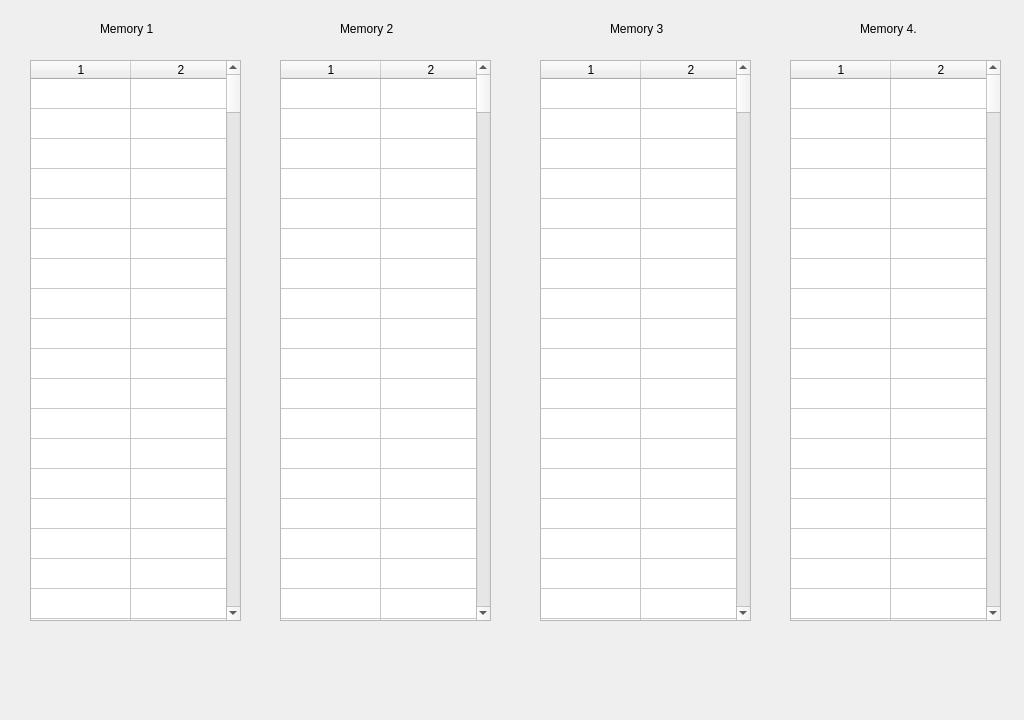
<?xml version="1.0" encoding="UTF-8"?>
<ui version="4.0">
 <class>MemoryView</class>
 <widget class="QDialog" name="MemoryView">
  <property name="geometry">
   <rect>
    <x>0</x>
    <y>0</y>
    <width>1024</width>
    <height>720</height>
   </rect>
  </property>
  <property name="windowTitle">
   <string>Dialog</string>
  </property>
  <widget class="QTableWidget" name="tableMem1">
   <property name="geometry">
    <rect>
     <x>30</x>
     <y>60</y>
     <width>211</width>
     <height>561</height>
    </rect>
   </property>
   <property name="horizontalScrollBarPolicy">
    <enum>Qt::ScrollBarAlwaysOff</enum>
   </property>
   <property name="rowCount">
    <number>256</number>
   </property>
   <property name="columnCount">
    <number>2</number>
   </property>
   <attribute name="verticalHeaderVisible">
    <bool>false</bool>
   </attribute>
   <row/>
   <row/>
   <row/>
   <row/>
   <row/>
   <row/>
   <row/>
   <row/>
   <row/>
   <row/>
   <row/>
   <row/>
   <row/>
   <row/>
   <row/>
   <row/>
   <row/>
   <row/>
   <row/>
   <row/>
   <row/>
   <row/>
   <row/>
   <row/>
   <row/>
   <row/>
   <row/>
   <row/>
   <row/>
   <row/>
   <row/>
   <row/>
   <row/>
   <row/>
   <row/>
   <row/>
   <row/>
   <row/>
   <row/>
   <row/>
   <row/>
   <row/>
   <row/>
   <row/>
   <row/>
   <row/>
   <row/>
   <row/>
   <row/>
   <row/>
   <row/>
   <row/>
   <row/>
   <row/>
   <row/>
   <row/>
   <row/>
   <row/>
   <row/>
   <row/>
   <row/>
   <row/>
   <row/>
   <row/>
   <row/>
   <row/>
   <row/>
   <row/>
   <row/>
   <row/>
   <row/>
   <row/>
   <row/>
   <row/>
   <row/>
   <row/>
   <row/>
   <row/>
   <row/>
   <row/>
   <row/>
   <row/>
   <row/>
   <row/>
   <row/>
   <row/>
   <row/>
   <row/>
   <row/>
   <row/>
   <row/>
   <row/>
   <row/>
   <row/>
   <row/>
   <row/>
   <row/>
   <row/>
   <row/>
   <row/>
   <row/>
   <row/>
   <row/>
   <row/>
   <row/>
   <row/>
   <row/>
   <row/>
   <row/>
   <row/>
   <row/>
   <row/>
   <row/>
   <row/>
   <row/>
   <row/>
   <row/>
   <row/>
   <row/>
   <row/>
   <row/>
   <row/>
   <row/>
   <row/>
   <row/>
   <row/>
   <row/>
   <row/>
   <row/>
   <row/>
   <row/>
   <row/>
   <row/>
   <row/>
   <row/>
   <row/>
   <row/>
   <row/>
   <row/>
   <row/>
   <row/>
   <row/>
   <row/>
   <row/>
   <row/>
   <row/>
   <row/>
   <row/>
   <row/>
   <row/>
   <row/>
   <row/>
   <row/>
   <row/>
   <row/>
   <row/>
   <row/>
   <row/>
   <row/>
   <row/>
   <row/>
   <row/>
   <row/>
   <row/>
   <row/>
   <row/>
   <row/>
   <row/>
   <row/>
   <row/>
   <row/>
   <row/>
   <row/>
   <row/>
   <row/>
   <row/>
   <row/>
   <row/>
   <row/>
   <row/>
   <row/>
   <row/>
   <row/>
   <row/>
   <row/>
   <row/>
   <row/>
   <row/>
   <row/>
   <row/>
   <row/>
   <row/>
   <row/>
   <row/>
   <row/>
   <row/>
   <row/>
   <row/>
   <row/>
   <row/>
   <row/>
   <row/>
   <row/>
   <row/>
   <row/>
   <row/>
   <row/>
   <row/>
   <row/>
   <row/>
   <row/>
   <row/>
   <row/>
   <row/>
   <row/>
   <row/>
   <row/>
   <row/>
   <row/>
   <row/>
   <row/>
   <row/>
   <row/>
   <row/>
   <row/>
   <row/>
   <row/>
   <row/>
   <row/>
   <row/>
   <row/>
   <row/>
   <row/>
   <row/>
   <row/>
   <row/>
   <row/>
   <row/>
   <row/>
   <row/>
   <row/>
   <row/>
   <row/>
   <row/>
   <row/>
   <row/>
   <row/>
   <row/>
   <row/>
   <row/>
   <row/>
   <row/>
   <row/>
   <row/>
   <row/>
   <row/>
   <column/>
   <column/>
  </widget>
  <widget class="QTableWidget" name="tableMem2">
   <property name="geometry">
    <rect>
     <x>280</x>
     <y>60</y>
     <width>211</width>
     <height>561</height>
    </rect>
   </property>
   <property name="horizontalScrollBarPolicy">
    <enum>Qt::ScrollBarAlwaysOff</enum>
   </property>
   <property name="rowCount">
    <number>256</number>
   </property>
   <property name="columnCount">
    <number>2</number>
   </property>
   <attribute name="verticalHeaderVisible">
    <bool>false</bool>
   </attribute>
   <row/>
   <row/>
   <row/>
   <row/>
   <row/>
   <row/>
   <row/>
   <row/>
   <row/>
   <row/>
   <row/>
   <row/>
   <row/>
   <row/>
   <row/>
   <row/>
   <row/>
   <row/>
   <row/>
   <row/>
   <row/>
   <row/>
   <row/>
   <row/>
   <row/>
   <row/>
   <row/>
   <row/>
   <row/>
   <row/>
   <row/>
   <row/>
   <row/>
   <row/>
   <row/>
   <row/>
   <row/>
   <row/>
   <row/>
   <row/>
   <row/>
   <row/>
   <row/>
   <row/>
   <row/>
   <row/>
   <row/>
   <row/>
   <row/>
   <row/>
   <row/>
   <row/>
   <row/>
   <row/>
   <row/>
   <row/>
   <row/>
   <row/>
   <row/>
   <row/>
   <row/>
   <row/>
   <row/>
   <row/>
   <row/>
   <row/>
   <row/>
   <row/>
   <row/>
   <row/>
   <row/>
   <row/>
   <row/>
   <row/>
   <row/>
   <row/>
   <row/>
   <row/>
   <row/>
   <row/>
   <row/>
   <row/>
   <row/>
   <row/>
   <row/>
   <row/>
   <row/>
   <row/>
   <row/>
   <row/>
   <row/>
   <row/>
   <row/>
   <row/>
   <row/>
   <row/>
   <row/>
   <row/>
   <row/>
   <row/>
   <row/>
   <row/>
   <row/>
   <row/>
   <row/>
   <row/>
   <row/>
   <row/>
   <row/>
   <row/>
   <row/>
   <row/>
   <row/>
   <row/>
   <row/>
   <row/>
   <row/>
   <row/>
   <row/>
   <row/>
   <row/>
   <row/>
   <row/>
   <row/>
   <row/>
   <row/>
   <row/>
   <row/>
   <row/>
   <row/>
   <row/>
   <row/>
   <row/>
   <row/>
   <row/>
   <row/>
   <row/>
   <row/>
   <row/>
   <row/>
   <row/>
   <row/>
   <row/>
   <row/>
   <row/>
   <row/>
   <row/>
   <row/>
   <row/>
   <row/>
   <row/>
   <row/>
   <row/>
   <row/>
   <row/>
   <row/>
   <row/>
   <row/>
   <row/>
   <row/>
   <row/>
   <row/>
   <row/>
   <row/>
   <row/>
   <row/>
   <row/>
   <row/>
   <row/>
   <row/>
   <row/>
   <row/>
   <row/>
   <row/>
   <row/>
   <row/>
   <row/>
   <row/>
   <row/>
   <row/>
   <row/>
   <row/>
   <row/>
   <row/>
   <row/>
   <row/>
   <row/>
   <row/>
   <row/>
   <row/>
   <row/>
   <row/>
   <row/>
   <row/>
   <row/>
   <row/>
   <row/>
   <row/>
   <row/>
   <row/>
   <row/>
   <row/>
   <row/>
   <row/>
   <row/>
   <row/>
   <row/>
   <row/>
   <row/>
   <row/>
   <row/>
   <row/>
   <row/>
   <row/>
   <row/>
   <row/>
   <row/>
   <row/>
   <row/>
   <row/>
   <row/>
   <row/>
   <row/>
   <row/>
   <row/>
   <row/>
   <row/>
   <row/>
   <row/>
   <row/>
   <row/>
   <row/>
   <row/>
   <row/>
   <row/>
   <row/>
   <row/>
   <row/>
   <row/>
   <row/>
   <row/>
   <row/>
   <row/>
   <row/>
   <row/>
   <row/>
   <row/>
   <row/>
   <row/>
   <row/>
   <row/>
   <row/>
   <row/>
   <row/>
   <row/>
   <row/>
   <column/>
   <column/>
  </widget>
  <widget class="QTableWidget" name="tableMem3">
   <property name="geometry">
    <rect>
     <x>540</x>
     <y>60</y>
     <width>211</width>
     <height>561</height>
    </rect>
   </property>
   <property name="horizontalScrollBarPolicy">
    <enum>Qt::ScrollBarAlwaysOff</enum>
   </property>
   <property name="rowCount">
    <number>256</number>
   </property>
   <property name="columnCount">
    <number>2</number>
   </property>
   <attribute name="verticalHeaderVisible">
    <bool>false</bool>
   </attribute>
   <row/>
   <row/>
   <row/>
   <row/>
   <row/>
   <row/>
   <row/>
   <row/>
   <row/>
   <row/>
   <row/>
   <row/>
   <row/>
   <row/>
   <row/>
   <row/>
   <row/>
   <row/>
   <row/>
   <row/>
   <row/>
   <row/>
   <row/>
   <row/>
   <row/>
   <row/>
   <row/>
   <row/>
   <row/>
   <row/>
   <row/>
   <row/>
   <row/>
   <row/>
   <row/>
   <row/>
   <row/>
   <row/>
   <row/>
   <row/>
   <row/>
   <row/>
   <row/>
   <row/>
   <row/>
   <row/>
   <row/>
   <row/>
   <row/>
   <row/>
   <row/>
   <row/>
   <row/>
   <row/>
   <row/>
   <row/>
   <row/>
   <row/>
   <row/>
   <row/>
   <row/>
   <row/>
   <row/>
   <row/>
   <row/>
   <row/>
   <row/>
   <row/>
   <row/>
   <row/>
   <row/>
   <row/>
   <row/>
   <row/>
   <row/>
   <row/>
   <row/>
   <row/>
   <row/>
   <row/>
   <row/>
   <row/>
   <row/>
   <row/>
   <row/>
   <row/>
   <row/>
   <row/>
   <row/>
   <row/>
   <row/>
   <row/>
   <row/>
   <row/>
   <row/>
   <row/>
   <row/>
   <row/>
   <row/>
   <row/>
   <row/>
   <row/>
   <row/>
   <row/>
   <row/>
   <row/>
   <row/>
   <row/>
   <row/>
   <row/>
   <row/>
   <row/>
   <row/>
   <row/>
   <row/>
   <row/>
   <row/>
   <row/>
   <row/>
   <row/>
   <row/>
   <row/>
   <row/>
   <row/>
   <row/>
   <row/>
   <row/>
   <row/>
   <row/>
   <row/>
   <row/>
   <row/>
   <row/>
   <row/>
   <row/>
   <row/>
   <row/>
   <row/>
   <row/>
   <row/>
   <row/>
   <row/>
   <row/>
   <row/>
   <row/>
   <row/>
   <row/>
   <row/>
   <row/>
   <row/>
   <row/>
   <row/>
   <row/>
   <row/>
   <row/>
   <row/>
   <row/>
   <row/>
   <row/>
   <row/>
   <row/>
   <row/>
   <row/>
   <row/>
   <row/>
   <row/>
   <row/>
   <row/>
   <row/>
   <row/>
   <row/>
   <row/>
   <row/>
   <row/>
   <row/>
   <row/>
   <row/>
   <row/>
   <row/>
   <row/>
   <row/>
   <row/>
   <row/>
   <row/>
   <row/>
   <row/>
   <row/>
   <row/>
   <row/>
   <row/>
   <row/>
   <row/>
   <row/>
   <row/>
   <row/>
   <row/>
   <row/>
   <row/>
   <row/>
   <row/>
   <row/>
   <row/>
   <row/>
   <row/>
   <row/>
   <row/>
   <row/>
   <row/>
   <row/>
   <row/>
   <row/>
   <row/>
   <row/>
   <row/>
   <row/>
   <row/>
   <row/>
   <row/>
   <row/>
   <row/>
   <row/>
   <row/>
   <row/>
   <row/>
   <row/>
   <row/>
   <row/>
   <row/>
   <row/>
   <row/>
   <row/>
   <row/>
   <row/>
   <row/>
   <row/>
   <row/>
   <row/>
   <row/>
   <row/>
   <row/>
   <row/>
   <row/>
   <row/>
   <row/>
   <row/>
   <row/>
   <row/>
   <row/>
   <row/>
   <row/>
   <row/>
   <row/>
   <row/>
   <row/>
   <row/>
   <row/>
   <column/>
   <column/>
  </widget>
  <widget class="QTableWidget" name="tableMem4">
   <property name="geometry">
    <rect>
     <x>790</x>
     <y>60</y>
     <width>211</width>
     <height>561</height>
    </rect>
   </property>
   <property name="horizontalScrollBarPolicy">
    <enum>Qt::ScrollBarAlwaysOff</enum>
   </property>
   <property name="rowCount">
    <number>256</number>
   </property>
   <property name="columnCount">
    <number>2</number>
   </property>
   <attribute name="verticalHeaderVisible">
    <bool>false</bool>
   </attribute>
   <row/>
   <row/>
   <row/>
   <row/>
   <row/>
   <row/>
   <row/>
   <row/>
   <row/>
   <row/>
   <row/>
   <row/>
   <row/>
   <row/>
   <row/>
   <row/>
   <row/>
   <row/>
   <row/>
   <row/>
   <row/>
   <row/>
   <row/>
   <row/>
   <row/>
   <row/>
   <row/>
   <row/>
   <row/>
   <row/>
   <row/>
   <row/>
   <row/>
   <row/>
   <row/>
   <row/>
   <row/>
   <row/>
   <row/>
   <row/>
   <row/>
   <row/>
   <row/>
   <row/>
   <row/>
   <row/>
   <row/>
   <row/>
   <row/>
   <row/>
   <row/>
   <row/>
   <row/>
   <row/>
   <row/>
   <row/>
   <row/>
   <row/>
   <row/>
   <row/>
   <row/>
   <row/>
   <row/>
   <row/>
   <row/>
   <row/>
   <row/>
   <row/>
   <row/>
   <row/>
   <row/>
   <row/>
   <row/>
   <row/>
   <row/>
   <row/>
   <row/>
   <row/>
   <row/>
   <row/>
   <row/>
   <row/>
   <row/>
   <row/>
   <row/>
   <row/>
   <row/>
   <row/>
   <row/>
   <row/>
   <row/>
   <row/>
   <row/>
   <row/>
   <row/>
   <row/>
   <row/>
   <row/>
   <row/>
   <row/>
   <row/>
   <row/>
   <row/>
   <row/>
   <row/>
   <row/>
   <row/>
   <row/>
   <row/>
   <row/>
   <row/>
   <row/>
   <row/>
   <row/>
   <row/>
   <row/>
   <row/>
   <row/>
   <row/>
   <row/>
   <row/>
   <row/>
   <row/>
   <row/>
   <row/>
   <row/>
   <row/>
   <row/>
   <row/>
   <row/>
   <row/>
   <row/>
   <row/>
   <row/>
   <row/>
   <row/>
   <row/>
   <row/>
   <row/>
   <row/>
   <row/>
   <row/>
   <row/>
   <row/>
   <row/>
   <row/>
   <row/>
   <row/>
   <row/>
   <row/>
   <row/>
   <row/>
   <row/>
   <row/>
   <row/>
   <row/>
   <row/>
   <row/>
   <row/>
   <row/>
   <row/>
   <row/>
   <row/>
   <row/>
   <row/>
   <row/>
   <row/>
   <row/>
   <row/>
   <row/>
   <row/>
   <row/>
   <row/>
   <row/>
   <row/>
   <row/>
   <row/>
   <row/>
   <row/>
   <row/>
   <row/>
   <row/>
   <row/>
   <row/>
   <row/>
   <row/>
   <row/>
   <row/>
   <row/>
   <row/>
   <row/>
   <row/>
   <row/>
   <row/>
   <row/>
   <row/>
   <row/>
   <row/>
   <row/>
   <row/>
   <row/>
   <row/>
   <row/>
   <row/>
   <row/>
   <row/>
   <row/>
   <row/>
   <row/>
   <row/>
   <row/>
   <row/>
   <row/>
   <row/>
   <row/>
   <row/>
   <row/>
   <row/>
   <row/>
   <row/>
   <row/>
   <row/>
   <row/>
   <row/>
   <row/>
   <row/>
   <row/>
   <row/>
   <row/>
   <row/>
   <row/>
   <row/>
   <row/>
   <row/>
   <row/>
   <row/>
   <row/>
   <row/>
   <row/>
   <row/>
   <row/>
   <row/>
   <row/>
   <row/>
   <row/>
   <row/>
   <row/>
   <row/>
   <row/>
   <row/>
   <row/>
   <row/>
   <row/>
   <row/>
   <row/>
   <row/>
   <column/>
   <column/>
  </widget>
  <widget class="QLabel" name="label">
   <property name="geometry">
    <rect>
     <x>100</x>
     <y>20</y>
     <width>67</width>
     <height>17</height>
    </rect>
   </property>
   <property name="text">
    <string>Memory 1</string>
   </property>
  </widget>
  <widget class="QLabel" name="label_2">
   <property name="geometry">
    <rect>
     <x>340</x>
     <y>20</y>
     <width>67</width>
     <height>17</height>
    </rect>
   </property>
   <property name="text">
    <string>Memory 2</string>
   </property>
  </widget>
  <widget class="QLabel" name="label_3">
   <property name="geometry">
    <rect>
     <x>610</x>
     <y>20</y>
     <width>67</width>
     <height>17</height>
    </rect>
   </property>
   <property name="text">
    <string>Memory 3</string>
   </property>
  </widget>
  <widget class="QLabel" name="label_4">
   <property name="geometry">
    <rect>
     <x>860</x>
     <y>20</y>
     <width>67</width>
     <height>17</height>
    </rect>
   </property>
   <property name="text">
    <string>Memory 4.</string>
   </property>
  </widget>
 </widget>
 <resources/>
 <connections/>
</ui>
